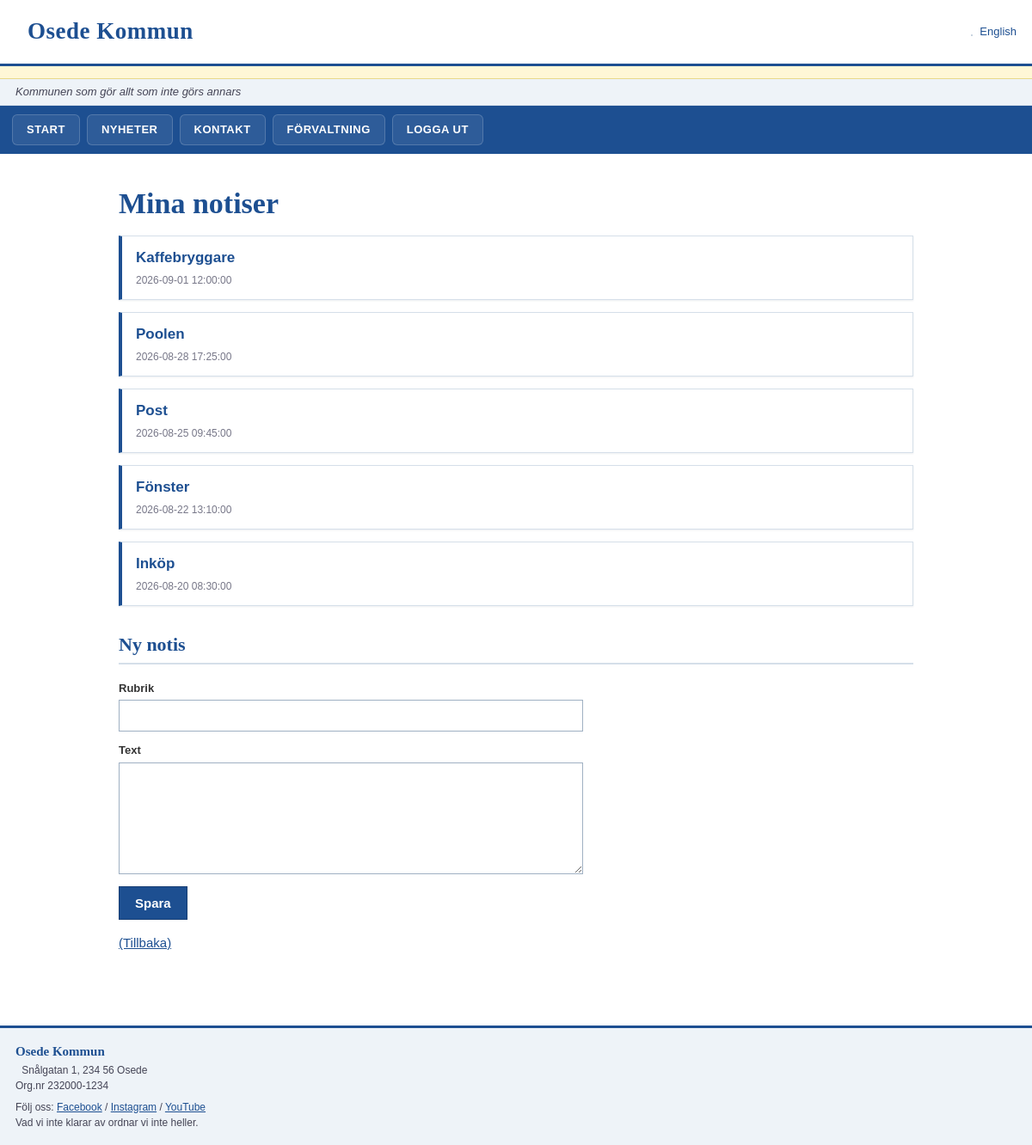
/panel/notes.php (signed in), run on the app's committed database.
### tables this page shows
CREATE TABLE notes (
  id INT PRIMARY KEY,
  user_id INT NOT NULL,
  title VARCHAR(255) NOT NULL,
  body TEXT NOT NULL,
  created_at DATETIME NOT NULL
);

### web/includes/i18n.php (called while the page is built, shortened)
<?php
function get_lang() {
    return 'sv';
}
function t($key) {
    $l = get_lang();
    if (isset($GLOBALS['STRINGS'][$l][$key])) return $GLOBALS['STRINGS'][$l][$key];
    return $key;
}
function lang_url() {
    $l = get_lang() == 'sv' ? 'en' : 'sv';
    $uri = isset($_SERVER['REQUEST_URI']) ? $_SERVER['REQUEST_URI'] : '/';
    $base = strtok($uri, '?');
    $params = array();
    parse_str(isset($_SERVER['QUERY_STRING']) ? $_SERVER['QUERY_STRING'] : '', $params);
    $params['lang'] = $l;
    return $base . '?' . http_build_query($params);
}

### web/includes/auth.php (called while the page is built, shortened)
<?php
function current_user() {
    $db = get_app_db();
    $q = 'SELECT * FROM users WHERE id = ' . (int)$_SESSION['uid'];
    $r = mysqli_query($db, $q);
    $u = mysqli_fetch_assoc($r);
    return $u;
}

### web/panel/notes.php (the view, shortened to what this page needs)
<?php
require_once __DIR__ . '/../includes/layout.php';
$me = require_login();
layout_header(t('notes_view'));
echo '<h1>' . htmlspecialchars(t('notes_title')) . '</h1>';
$db = get_app_db();
$r = mysqli_query($db, 'SELECT * FROM notes WHERE user_id = ' . (int)$me['id'] . ' ORDER BY id DESC');
while ($n = mysqli_fetch_assoc($r)) {
    echo '<div class="newsitem"><h3><a href="/panel/notes.php?action=view&id=' . $n['id'] . '">' . htmlspecialchars($n['title']) . '</a></h3>';
    echo '<div class="by">' . $n['created_at'] . '</div></div>';
}
echo '<h2>' . htmlspecialchars(t('notes_new')) . '</h2>
<form method="post">
<div><label>' . htmlspecialchars(t('label_title')) . '</label><input type="text" name="title" size="40"></div>
<div><label>' . htmlspecialchars(t('label_body')) . '</label><textarea name="body" rows="5" cols="40"></textarea></div>
<div><button type="submit">' . htmlspecialchars(t('save')) . '</button></div>
</form>
<p><a href="/panel/index.php">' . htmlspecialchars(t('back')) . '</a></p>';
layout_footer();

### web/includes/layout.php (shortened to what this page needs)
<?php
require_once __DIR__ . '/i18n.php';
require_once __DIR__ . '/auth.php';
function layout_header($title) {
    $u = current_user();
    $me = t('org');
    echo '<!DOCTYPE html>
<html>
<head>
<meta charset="utf-8">
<title>' . htmlspecialchars($title) . ' - ' . htmlspecialchars($me) . '</title>
<link rel="stylesheet" href="/css/style.css">
<link rel="icon" type="image/svg+xml" href="/image.php?file=images/logo.svg">
</head>
<body>
<div class="topbar">
<img class="orglogo" src="/image.php?file=images/logo.svg" alt="">
<div class="org">' . htmlspecialchars($me) . '</div>
<div class="lang"><a href="' . htmlspecialchars(lang_url()) . '"><img class="flag" src="/image.php?file=images/flag_' . (get_lang() == 'sv' ? 'gb' : 'se') . '.svg" alt=""> ' . htmlspecialchars(t('lang_switch')) . '</a></div>
</div>
 <div class="statusbanner" id="statusbanner" data-message="' . htmlspecialchars(t('status_default'), ENT_QUOTES) . '"></div>
  <script>
  (function () {
      var b = document.getElementById("statusbanner");
      if (!b) return;
      var m = new URLSearchParams(window.location.search).get("status");
      if (!m) m = b.getAttribute("data-message");
      if (!m) return;
      fetch("/api/v1/status/?msg=" + encodeURIComponent(m), { headers: { "Accept": "text/html" } })
          .then(function (r) { return r.text(); })
          .then(function (t) { b.innerHTML = t; })
          .catch(function () {});
  })();
  </script>
 <div class="tagline">' . htmlspecialchars(t('tagline')) . '</div>
<div class="menu">
<a href="/" class="mbtn">' . htmlspecialchars(t('nav_start')) . '</a>
<a href="/news.php" class="mbtn">' . htmlspecialchars(t('nav_news')) . '</a>
<a href="/contact.php" class="mbtn">' . htmlspecialchars(t('nav_contact')) . '</a>
<a href="' . ($u ? '/panel/index.php' : '/login.php') . '" class="mbtn">' . htmlspecialchars(t('nav_panel')) . '</a>
' . ($u ? '<a href="/logout.php" class="mbtn">' . htmlspecialchars(t('logout')) . '</a>' : '') . '
</div>
<div class="content">
';
}
function layout_footer() {
    echo '</div>
<div class="footer">
<div class="footer-org">' . htmlspecialchars(t('footer_org')) . '</div>
<div class="footer-address"><img class="ficon" src="/image.php?file=images/pin.svg" alt=""> ' . htmlspecialchars(t('footer_address')) . '<br>' . htmlspecialchars(t('footer_orgnr')) . '</div>
<div class="footer-follow">' . htmlspecialchars(t('footer_follow')) . ': <a href="https://facebook.com/osedekommun">' . htmlspecialchars(t('footer_facebook')) . '</a> / <a href="https://instagram.com/osedekommun">' . htmlspecialchars(t('footer_instagram')) . '</a> / <a href="https://youtube.com/@osedekommun">' . htmlspecialchars(t('footer_youtube')) . '</a></div>
<div>' . htmlspecialchars(t('footer2')) . '</div>
</div>
</body>
</html>
';
}

### web/css/style.css (style rules this page uses)
* { box-sizing: border-box; }
body { margin: 0; font: 15px/1.55 Arial, Helvetica, sans-serif; color: #222; background: #fff; }
a { color: #1d4f91; }
img { max-width: 100%; }
.topbar { display: flex; align-items: center; gap: 14px; padding: 10px 18px; background: #fff; border-bottom: 3px solid #1d4f91; }
.org { font-family: Georgia, 'Times New Roman', serif; font-size: 27px; font-weight: bold; color: #1d4f91; letter-spacing: 0.5px; }
.lang { margin-left: auto; font-size: 13px; }
.lang a { text-decoration: none; white-space: nowrap; }
.flag { height: 13px; width: auto; vertical-align: -1px; margin-right: 5px; border: 1px solid #c8d4e0; }
.statusbanner { background: #fff7d6; color: #5b4a12; border-bottom: 1px solid #e8d98a; padding: 7px 18px; font-size: 13px; font-weight: bold; }
.tagline { background: #eef3f8; color: #445; font-size: 13px; font-style: italic; padding: 5px 18px; border-bottom: 1px solid #d5dfe9; }
.menu { background: #1d4f91; padding: 10px 14px; display: flex; flex-wrap: wrap; gap: 8px; }
.menu .mbtn { color: #fff; text-decoration: none; padding: 7px 16px; font-size: 13px; font-weight: bold; letter-spacing: 0.5px; text-transform: uppercase; border-radius: 6px; background: rgba(255, 255, 255, 0.08); border: 1px solid rgba(255, 255, 255, 0.18); transition: background 0.15s ease, border-color 0.15s ease; }
.content { max-width: 960px; margin: 0 auto; padding: 24px 18px 40px; }
h1 { font-family: Georgia, 'Times New Roman', serif; color: #1d4f91; font-size: 34px; margin: 8px 0 10px; }
h2 { font-family: Georgia, 'Times New Roman', serif; color: #1d4f91; font-size: 22px; border-bottom: 2px solid #d5dfe9; padding-bottom: 4px; margin-top: 28px; }
h3 { font-size: 17px; margin: 0 0 4px; }
h3 a { color: #1d4f91; text-decoration: none; }
.newsitem { border: 1px solid #d5dfe9; border-left: 4px solid #1d4f91; background: #fff; padding: 12px 16px; margin: 0 0 14px; box-shadow: 0 1px 2px rgba(30, 50, 80, 0.08); }
.by { font-size: 12px; color: #778; }
form { max-width: 540px; }
label { display: block; font-weight: bold; margin: 12px 0 3px; font-size: 13px; color: #333; }
input[type=text], input[type=password], input[type=email], input[type=number], input[type=file], textarea, select { width: 100%; max-width: 540px; padding: 6px 8px; border: 1px solid #9fb0c3; background: #fff; font: inherit; }
textarea { min-height: 110px; vertical-align: top; }
input[type=submit], button { margin-top: 14px; background: #1d4f91; border: 1px solid #163d73; color: #fff; font: inherit; font-weight: bold; padding: 7px 18px; cursor: pointer; }
.footer { background: #eef3f8; border-top: 3px solid #1d4f91; margin-top: 30px; padding: 16px 18px; font-size: 12px; color: #445; }
.footer a { color: #1d4f91; }
.footer-org { font-family: Georgia, 'Times New Roman', serif; font-weight: bold; color: #1d4f91; font-size: 15px; }
.footer-follow { margin-top: 6px; }

### data on the page
notes: title "Kaffebryggare", created_at "2026-09-01 12:00:00"
notes: title "Poolen", created_at "2026-08-28 17:25:00"
notes: title "Post", created_at "2026-08-25 09:45:00"
notes: title "Fönster", created_at "2026-08-22 13:10:00"
notes: title "Inköp", created_at "2026-08-20 08:30:00"

### other printed values
$me "Osede Kommun"
t('lang_switch') "English"
t('tagline') "Kommunen som gör allt som inte görs annars"
t('nav_start') "START"
t('nav_news') "NYHETER"
t('nav_contact') "KONTAKT"
t('nav_panel') "FÖRVALTNING"
t('logout') "LOGGA UT"
t('notes_title') "Mina notiser"
t('notes_new') "Ny notis"
t('label_title') "Rubrik"
t('label_body') "Text"
t('save') "Spara"
t('back') "(Tillbaka)"
t('footer_org') "Osede Kommun"
